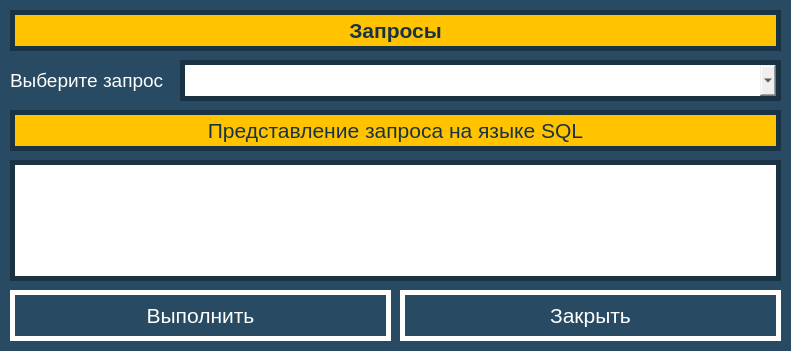
<?xml version="1.0" encoding="UTF-8"?>
<ui version="4.0">
 <class>RequestsForm</class>
 <widget class="QWidget" name="RequestsForm">
  <property name="geometry">
   <rect>
    <x>0</x>
    <y>0</y>
    <width>791</width>
    <height>351</height>
   </rect>
  </property>
  <property name="minimumSize">
   <size>
    <width>791</width>
    <height>351</height>
   </size>
  </property>
  <property name="maximumSize">
   <size>
    <width>791</width>
    <height>351</height>
   </size>
  </property>
  <property name="windowTitle">
   <string>Запросы, выбор</string>
  </property>
  <property name="styleSheet">
   <string notr="true">QWidget#RequestsForm {

	background-color: #284B63;
}</string>
  </property>
  <widget class="QLabel" name="headText">
   <property name="geometry">
    <rect>
     <x>10</x>
     <y>10</y>
     <width>771</width>
     <height>41</height>
    </rect>
   </property>
   <property name="font">
    <font>
     <pointsize>16</pointsize>
     <weight>75</weight>
     <bold>true</bold>
    </font>
   </property>
   <property name="styleSheet">
    <string notr="true">QLabel#headText {

	background-color: #FFC300;
	color: #1A3344;
	border: 5px solid #1A3344;
}</string>
   </property>
   <property name="text">
    <string>Запросы</string>
   </property>
   <property name="alignment">
    <set>Qt::AlignCenter</set>
   </property>
  </widget>
  <widget class="QLabel" name="text7">
   <property name="geometry">
    <rect>
     <x>10</x>
     <y>60</y>
     <width>161</width>
     <height>41</height>
    </rect>
   </property>
   <property name="font">
    <font>
     <pointsize>14</pointsize>
    </font>
   </property>
   <property name="styleSheet">
    <string notr="true">QLabel#text7 {

	background-color: #284B63;
	color: #FFFFFF;
}</string>
   </property>
   <property name="text">
    <string>Выберите запрос</string>
   </property>
  </widget>
  <widget class="QComboBox" name="requestsBox">
   <property name="geometry">
    <rect>
     <x>180</x>
     <y>60</y>
     <width>601</width>
     <height>41</height>
    </rect>
   </property>
   <property name="font">
    <font>
     <pointsize>14</pointsize>
    </font>
   </property>
   <property name="styleSheet">
    <string notr="true">QComboBox#requestsBox {

	border: 5px solid #1A3344;
}</string>
   </property>
  </widget>
  <widget class="QTextEdit" name="sqlText">
   <property name="geometry">
    <rect>
     <x>10</x>
     <y>160</y>
     <width>771</width>
     <height>121</height>
    </rect>
   </property>
   <property name="font">
    <font>
     <pointsize>10</pointsize>
    </font>
   </property>
   <property name="styleSheet">
    <string notr="true">QTextEdit#sqlText {

	border: 5px solid #1A3344;
}</string>
   </property>
  </widget>
  <widget class="QLabel" name="sqlHeadtext">
   <property name="geometry">
    <rect>
     <x>10</x>
     <y>110</y>
     <width>771</width>
     <height>41</height>
    </rect>
   </property>
   <property name="font">
    <font>
     <pointsize>16</pointsize>
     <weight>50</weight>
     <bold>false</bold>
    </font>
   </property>
   <property name="styleSheet">
    <string notr="true">QLabel#sqlHeadtext {

	background-color: #FFC300;
	color: #1A3344;
	border: 5px solid #1A3344;
}</string>
   </property>
   <property name="text">
    <string>Представление запроса на языке SQL</string>
   </property>
   <property name="alignment">
    <set>Qt::AlignCenter</set>
   </property>
  </widget>
  <widget class="QPushButton" name="exitButton">
   <property name="geometry">
    <rect>
     <x>400</x>
     <y>290</y>
     <width>381</width>
     <height>51</height>
    </rect>
   </property>
   <property name="font">
    <font>
     <pointsize>16</pointsize>
    </font>
   </property>
   <property name="styleSheet">
    <string notr="true">QPushButton#exitButton {

	background-color: #284B63;
	color: #FFFFFF;
	border: 5px solid #FFFFFF;
}
QPushButton#exitButton:hover {

	background-color: #FFFFFF;
	color: #1A3344;
	border: 5px solid #1A3344;
}
QPushButton#exitButton:pressed {

	background-color: #DB1921;
	color: #FFFFFF;
	border: 5px solid #1A3344;
}
</string>
   </property>
   <property name="text">
    <string>Закрыть</string>
   </property>
  </widget>
  <widget class="QPushButton" name="generateButton">
   <property name="enabled">
    <bool>true</bool>
   </property>
   <property name="geometry">
    <rect>
     <x>10</x>
     <y>290</y>
     <width>381</width>
     <height>51</height>
    </rect>
   </property>
   <property name="font">
    <font>
     <pointsize>16</pointsize>
    </font>
   </property>
   <property name="styleSheet">
    <string notr="true">QPushButton#generateButton {

	background-color: #284B63;
	color: #FFFFFF;
	border: 5px solid #FFFFFF;
}
QPushButton#generateButton:hover {

	background-color: #FFFFFF;
	color: #1A3344;
	border: 5px solid #1A3344;
}
QPushButton#generateButton:pressed {

	background-color: #DB1921;
	color: #FFFFFF;
	border: 5px solid #1A3344;
}
</string>
   </property>
   <property name="text">
    <string>Выполнить</string>
   </property>
  </widget>
 </widget>
 <resources/>
 <connections/>
</ui>
